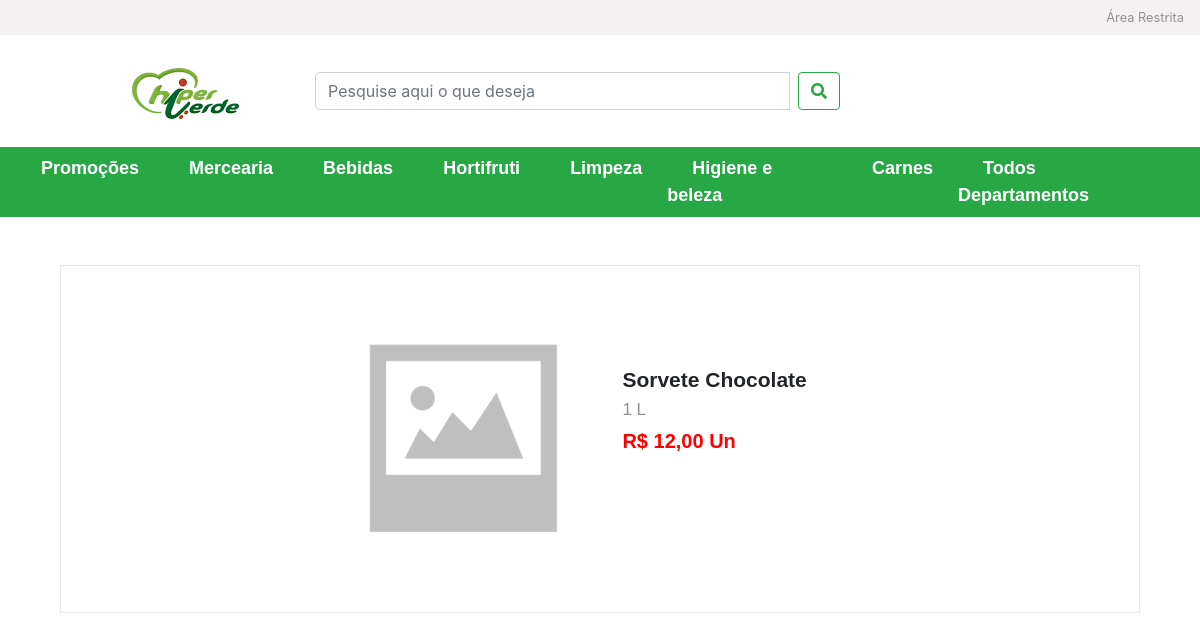
/index.php/PagProdutoEspecifico/lista/1, run on the app's committed database.
### tables this page shows
CREATE TABLE IF NOT EXISTS `tb_departamento` (
  `id_departamento` int(11) NOT NULL AUTO_INCREMENT,
  `nome_departamento` varchar(45) NOT NULL,
  PRIMARY KEY (`id_departamento`)
);

CREATE TABLE IF NOT EXISTS `tb_produto` (
  `id_produto` int(11) NOT NULL AUTO_INCREMENT,
  `nome_produto` varchar(85) NOT NULL,
  `valor_unitario_produto` decimal(5,2) NOT NULL,
  `peso_produto` int(11) NOT NULL,
  `imagem_produto` varchar(140) DEFAULT NULL,
  `cd_departamento` int(11) NOT NULL,
  `cd_categoria` int(11),
  `cd_subcategoria` int(11),
  `cd_unidade_medida` int(11) NOT NULL,
  `cd_medida_valor` int(11) NOT NULL,
  PRIMARY KEY (`id_produto`),
  KEY `cd_departamento` (`cd_departamento`),
  KEY `fk_tb_produto_tb_categoria1` (`cd_categoria`),
  KEY `fk_tb_produto_tb_subcategoria1` (`cd_subcategoria`),
  KEY `fk_tb_produto_tb_unidade_medida1` (`cd_unidade_medida`),
  KEY `FK_tb_produto_tb_medida_valor` (`cd_medida_valor`),
  CONSTRAINT `FK_tb_produto_tb_medida_valor` FOREIGN KEY (`cd_medida_valor`) REFERENCES `tb_medida_valor` (`id_medida_valor`) ON DELETE NO ACTION ON UPDATE NO ACTION,
  CONSTRAINT `fk_tb_produto_tb_categoria1` FOREIGN KEY (`cd_categoria`) REFERENCES `tb_categoria` (`id_categoria`) ON DELETE NO ACTION ON UPDATE NO ACTION,
  CONSTRAINT `fk_tb_produto_tb_subcategoria1` FOREIGN KEY (`cd_subcategoria`) REFERENCES `tb_subcategoria` (`id_subcategoria`) ON DELETE NO ACTION ON UPDATE NO ACTION,
  CONSTRAINT `fk_tb_produto_tb_unidade_medida1` FOREIGN KEY (`cd_unidade_medida`) REFERENCES `tb_unidade_medida` (`id_medida`) ON DELETE NO ACTION ON UPDATE NO ACTION,
  CONSTRAINT `tb_produto_ibfk_1` FOREIGN KEY (`cd_departamento`) REFERENCES `tb_departamento` (`id_departamento`) ON DELETE NO ACTION ON UPDATE NO ACTION
);

CREATE TABLE IF NOT EXISTS `tb_unidade_medida` (
  `id_medida` int(11) NOT NULL AUTO_INCREMENT,
  `medida` varchar(20) NOT NULL,
  PRIMARY KEY (`id_medida`)
);

CREATE TABLE IF NOT EXISTS `tb_medida_valor` (
  `id_medida_valor` int(11) NOT NULL AUTO_INCREMENT,
  `medida_valor` varchar(5) NOT NULL,
  PRIMARY KEY (`id_medida_valor`)
);

### application/controllers/PagProdutoEspecifico.php (called while the page is built, shortened)
<?php
class PagProdutoEspecifico extends CI_Controller{
    public function __construct() {
        $this->load->model('FrontEndModels/DepartamentoMenuModel');
        $this->load->model('FrontEndModels/PagProdutoEspecificoModel');
        $this->load->model('BackEndModels/ProdutoPromocaoModel');
    }
    public function lista($id_produto) {
        $data['produto'] = $this->PagProdutoEspecificoModel->getAll($id_produto);
        $data['produtopromocao'] = $this->ProdutoPromocaoModel->getAll();
        $data['menu'] = $this->DepartamentoMenuModel->getAll();
        $this->load->view('FrontEnd/Header');
        $this->load->view('FrontEnd/Menu', $data);
        $this->load->view('FrontEnd/PaginaProdutoEspecifico', $data);
    }
}

### index.php (called while the page is built, shortened)
<?php
require_once BASEPATH.'core/CodeIgniter.php';

### application/models/FrontEndModels/DepartamentoMenuModel.php (called while the page is built)
<?php
class DepartamentoMenuModel extends CI_Model {
    public function getAll() {
        $this->db->select('tb_departamento.*');
        $this->db->limit(6);
        $query = $this->db->get('tb_departamento');
        return $query->result();
    }
}

### application/models/FrontEndModels/PagProdutoEspecificoModel.php (called while the page is built)
<?php
class PagProdutoEspecificoModel extends CI_Model {
    public function getAll($id_produto) {
        $this->db->select('tb_produto.*,tb_unidade_medida.medida as medida, tb_medida_valor.medida_valor as medida_valor');
        $this->db->join('tb_departamento', 'tb_departamento.id_departamento = tb_produto.cd_departamento', 'left');
        $this->db->join('tb_categoria', 'tb_categoria.id_categoria = tb_produto.cd_categoria', 'left');
        $this->db->join('tb_subcategoria', 'tb_subcategoria.id_subcategoria = tb_produto.cd_subcategoria', 'left');
        $this->db->join('tb_unidade_medida', 'tb_unidade_medida.id_medida = tb_produto.cd_unidade_medida', 'left');
        $this->db->join('tb_medida_valor', 'tb_medida_valor.id_medida_valor = tb_produto.cd_medida_valor', 'left');
        $this->db->where('id_produto', $id_produto);
        $query = $this->db->get('tb_produto');
        return $query->result();
    }
}

### application/views/FrontEnd/Menu.php (the view, shortened to what this page needs)
<div class="menu">
    <nav class="navbar navbar-expand-lg mt-3 bg-success navbar-light text-white">
        <div class="collapse navbar-collapse" id="navbarSupportedContent">
            <ul class="navbar-nav mr-auto"  style="margin: 0 auto;">
                <li><a href="<?= $this->config->base_url() . 'index.php/PagPromocao/lista' ?>">Promoções</a></li>
                <?php
                foreach ($menu as $m) {
                        echo '<li><a href="' . $this->config->base_url() . 'index.php/PagDepartamento/lista/' . $m->id_departamento . '">' . $m->nome_departamento . '</a></li>';
                }
                ?>
                <li><a href="<?= $this->config->base_url() . 'index.php/PagTodosDepartamentos/lista' ?>">Todos Departamentos</a></li>
            </ul>
        </div>
    </nav>
</div>

### application/views/FrontEnd/PaginaProdutoEspecifico.php
<div class="container">
    <div class="col-md-12 mt-5">
        <div class="produtoespecifico"  style="border:1px solid #e6e9ea">
            <div class="row mt-5 mb-5">
                <div class="col-md-3 mt-5"></div>
                <?php
                foreach ($produto as $po) {
                    echo '<div class="col-md-3">';
                    if ($po->imagem_produto === Null) {
                        echo '<img style="height:350px; width:350px;" src="http://127.0.0.1/MercadoPI/uploads/noimage.png"/>';
                    } else {
                        echo '<img style="height:350px; width:350px;" src="http://127.0.0.1/MercadoPI/uploads/' . $po->imagem_produto . '"/>';
                    }
                    echo '</div>';
                    echo '<div class="col-md-3 mt-5">';
                    echo '<h1>' . $po->nome_produto . '</h2>';
                    echo '<h4>' . $po->peso_produto . ' ' . $po->medida . '</h4>';
                    $preco = str_replace(".", ",", $po->valor_unitario_produto);
                    echo '<h5>R$ ' . $preco . ' ' . $po->medida_valor . '</h5>';
                    echo '</div>';
                }
                ?>
            </div>
        </div>
    </div>
</div>

### css/Style.css (style rules this page uses)
.menu ul li a { text-decoration: none; margin: 0 25px; text-align: center; color: white; font-weight: bold; font-size: 18px; font-family: Helvetica, sans-serif; }
.produtoespecifico { margin: 3% 0 2% 0; }
.produtoespecifico img { padding: 2%; max-width: 250px; max-height: 250px; }
.produtoespecifico h1 { font-family: Helvetica, sans-serif; font-size: 21px; padding: 2% 3% 0 3%; font-weight: bold; }
.produtoespecifico h4 { font-family: Helvetica, sans-serif; color: #939090; font-size: 17px; padding: 0 3%; }
.produtoespecifico h5 { font-family: Helvetica, sans-serif; font-size: 20px; padding: 0 3%; color: red; font-weight: bold; }

### data on the page
tb_departamento: nome_departamento "Mercearia"
tb_departamento: nome_departamento "Bebidas"
tb_departamento: nome_departamento "Hortifruti"
tb_departamento: nome_departamento "Limpeza"
tb_departamento: nome_departamento "Higiene e beleza"
tb_departamento: nome_departamento "Carnes"
tb_produto: nome_produto "Sorvete Chocolate", peso_produto "1", cd_unidade_medida.medida "L", valor_unitario_produto "12,00", cd_medida_valor.medida_valor "Un"
